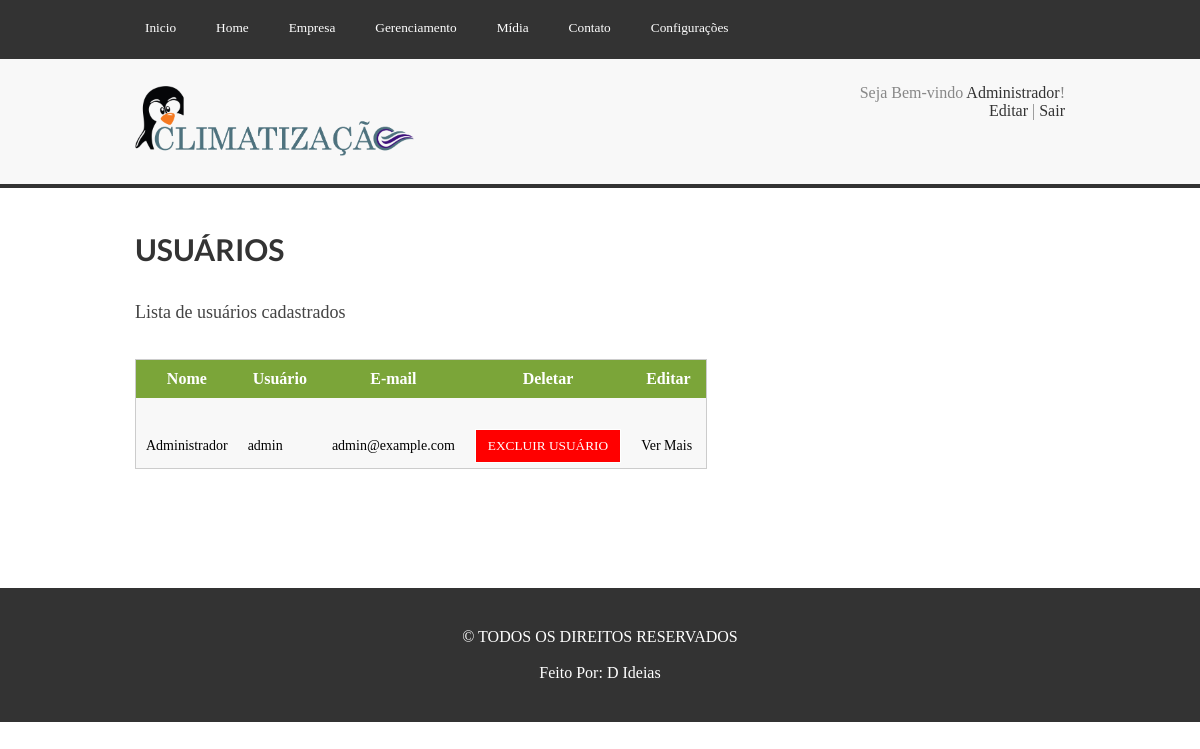
The page /cms/config.php?m=2 (signed in) on the database its author committed.
### tables this page shows
CREATE TABLE `usuarios` (
  `id_us` int(11) NOT NULL,
  `nome_us` varchar(60) NOT NULL,
  `usuario_us` varchar(32) NOT NULL,
  `email_us` varchar(80) NOT NULL,
  `senha_us` char(40) NOT NULL
);

### cms/php/class/usuario.class.php (called while the page is built, shortened)
<?php
	class Usuario
	{
		function CarregarDados($conn, $id){
			$select = mysqli_query($conn, "SELECT * FROM usuarios WHERE id_us=$id");
			if(mysqli_num_rows($select)==1){
				$dados = mysqli_fetch_assoc($select);
				$this->nome = $dados['nome_us'];
			}else{
				return false;
			}
		}
	}
?>

### cms/includes/lista-usuarios.php (the view, shortened to what this page needs)
<section class="Centro CentroConteudo">
	<br/>
	<h1 class="TituloPagina">Usuários</h1>
	<div class="CadCat">
		<h2>Lista de usuários cadastrados</h2>
		<br/>
		<br/>
		<table class="TabelaDeListas">
			<tr>
				<th>Nome</th>
				<th>Usuário</th>
				<th>E-mail</th>
				<th>Deletar</th>
				<th>Editar</th>
			</tr>
			<tr class="LinhatableImpar">
				<td colspan="5">&nbsp;</td>
			</tr>
			<?php
				$selanun = mysqli_query($conn, "SELECT * FROM usuarios ORDER BY id_us DESC");
				if(mysqli_num_rows($selanun)>0){
					$i=1;
					while($dan = mysqli_fetch_assoc($selanun)){
						if($i%2==0){
							echo '<tr class="LinhatablePar">';
						}else{
							echo '<tr class="LinhatableImpar">';
						}
						echo '
							<td>'.$dan['nome_us'].'</td>
							<td>';
							if(strlen($dan['usuario_us'])>20){
								echo substr($dan['usuario_us'], 0, 20).'...';
							}else{
								echo $dan['usuario_us'];
							}
							echo'</td>
							<td>'.$dan['email_us'].'</td>
							<td>
								<form name="del" method="post" onsubmit="return confirm('."'".'Deseja mesmo fazer isto?'."'".');">
									<input type="hidden" name="id" value="'.$dan['id_us'].'" />
									<input type="submit" value="EXCLUIR USUÁRIO" name="Deluser" class="Campo Btn CadEmp AlterSn" style="background:#F00"/>
								</form>
							</td>
							<td><a href="config.php?m=3&codid='.$dan['id_us'].'">Ver Mais</a>
						</tr>
						';
						$i++;
					}
				}else{
					echo '
						<tr class="LinhatablePar">
							<th colspan="4">Nenhum dado retornado!</th>
						</tr>
					';
				}
			?>
		</table>
		<br/><br/>
	</div>
</section>

### cms/includes/topo.php (shortened to what this page needs)
<?php
	include_once('php/class/usuario.class.php');
	$Usuario = new Usuario;
	$Usuario->CarregarDados($conn, $_SESSION['id']);
?>
		<nav>
			<section class="Centro">
				<ul class="ListaMenu">
					<li>
						<a href="index.php">
							<button class="BtnMenu">Inicio</button>
						</a>
					</li>
					<li>
						<a href="#"><button class="BtnMenu">Home</button></a>
					</li>
					<li>
						<a href="empresa.php?m=1"><button class="BtnMenu">Empresa</button></a>
					</li>
					<li>
						<a href="#"><button class="BtnMenu">Gerenciamento</button></a>
					</li>
					<li>
						<a href="#"><button class="BtnMenu">Mídia</button></a>
					</li>
					<li>
						<a href="contato.php?m=1"><button class="BtnMenu">Contato</button></a>
					</li>
					<li>
						<a href="#"><button class="BtnMenu">Configurações</button></a>
					</li>
				</ul>
				<div class="esp"></div>
			</section>
		</nav>
		<header>
			<section class="Centro">
				<a href="../index.php">
					<img src="../imagens/logo1.png" alt="" class="Logo"/>
				</a>
				<div class="TopoSair">
					Seja Bem-vindo <a href="config.php?m=3"><?php echo $Usuario->nome;?></a>!<br/>
					<a href="config.php?m=3">Editar</a> | <a href="php/sair.php">Sair</a>
				</div>
				<div class="esp"></div>
			</section>
		</header>

### cms/css/style.css (style rules this page uses)
* { padding: 0; margin: 0; font-family: "Century Gothic"; outline: none; }
.esp { width: 100%; height: 1px; clear: both; }
header { width: 100%; height: auto; padding: 25px 0; background: #f8f8f8; border-top: 2px solid #333; border-bottom: 4px solid #333; }
.Centro { width: 930px; height: auto; margin: auto; position: relative; }
.Logo { width: auto; max-width: 30%; float: left; height: auto; max-height: 130px; }
.TopoSair { width: 30%; height: auto; float: right; text-align: right; font-size: 16px; color: #888; }
.TopoSair a { font-size: 16px; color: #333; text-decoration: none; }
nav { background: #333; width: 100%; height: auto; }
.ListaMenu { list-style: none; }
.ListaMenu li { float: left; margin-right: 20px; text-align: left; position: relative; }
.ListaMenu li a { text-decoration: none; color: #fff; }
.BtnMenu { padding: 20px 10px; border: 0; background: #333; color: #fff; cursor: pointer; transition: 0.5s; }
.CentroConteudo { min-height: 400px; }
.TituloPagina { font-family: LatoBold; font-weight: 100; color: #333; text-transform: uppercase; padding: 25px 0; font-size: 30px; }
.Campo { padding: 7px 14px; border: 1px solid #ccc; outline: none; transition:0.5s; }
.Btn { padding: 8px 12px; text-transform: uppercase; color: #fff; background: #333; border: 1px solid #fff; transition: 0.5s; cursor: pointer; }
.CadCat { padding: 10px 0; }
.CadCat h2 { color: #444; font-size: 18px; font-weight: 100; }
.TabelaDeListas { border-collapse: collapse; border: 1px solid #ccc; border-radius: 3px; }
.TabelaDeListas tr th { background: #7ba539; color: #FFF; padding: 10px 15px; }
.TabelaDeListas tr td { color: #000; padding: 5px 10px; font-size: 14px; }
.LinhatableImpar { background: #f8f8f8; }
.TabelaDeListas tr td a { color: inherit; text-decoration: none; }

### rows shown on the page
usuarios: nome_us "Administrador", usuario_us "admin", email_us "admin@example.com"
